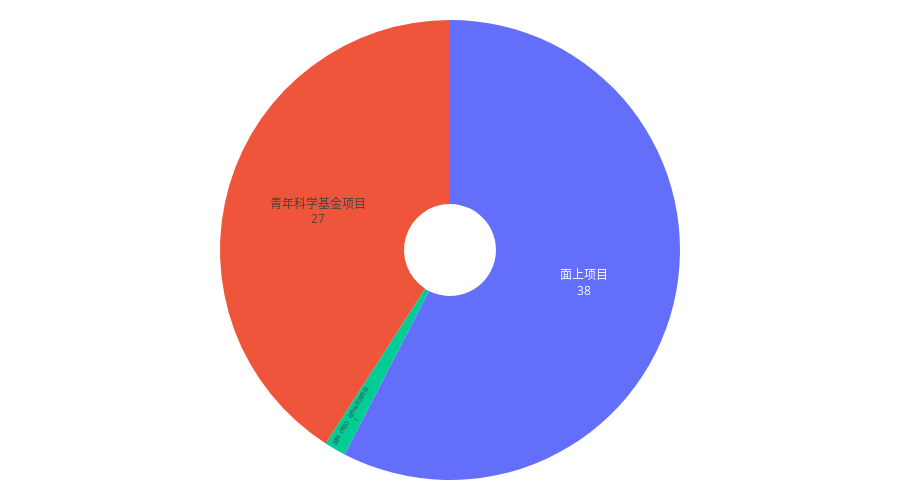

The notebook cell this image was saved under:
### Code cell
import plotly.express as px

fig = px.pie(df1,  names=df1['项目类型'],
             # title='Population of American continent',
            )

fig.update_traces(textposition='inside',textinfo='label+value',showlegend=False,opacity=1,pull=0.00,hole=0.2)
# fig.update_layout(uniformtext_minsize=9, uniformtext_mode='hide')

fig.update_layout(
    margin=dict(l=20, r=20, t=20, b=20),  # 上下左右的边距大小
    paper_bgcolor="white",  # 颜色
)

fig.update_layout(height=500,width=900)

fig.show()

### Figure 1 — Plotly figure (JSON) as saved in the notebook; plotly's stock layout.template omitted (floating-point values rounded to 4 significant figures)
{"data": [{"domain": {"x": [0, 1], "y": [0, 1]}, "hole": 0.2, "hovertemplate": "项目类型=%{label}<extra></extra>", "labels": ["青年科学基金项目", "面上项目", "青年科学基金项目", "青年科学基金项目", "青年科学基金项目", "面上项目", "面上项目", "面上项目", "青年科学基金项目", "青年科学基金项目", "面上项目", "青年科学基金项目", "面上项目", "青年科学基金项目", "面上项目", "青年科学基金项目", "国际（地区）合作与交流项目", "面上项目", "青年科学基金项目", "面上项目", "面上项目", "青年科学基金项目", "面上项目", "青年科学基金项目", "青年科学基金项目", "面上项目", "面上项目", "面上项目", "面上项目", "面上项目", "面上项目", "面上项目", "面上项目", "青年科学基金项目", "面上项目", "青年科学基金项目", "青年科学基金项目", "面上项目", "青年科学基金项目", "面上项目", "面上项目", "面上项目", "面上项目", "面上项目", "青年科学基金项目", "面上项目", "青年科学基金项目", "面上项目", "面上项目", "青年科学基金项目", "面上项目", "面上项目", "面上项目", "面上项目", "青年科学基金项目", "青年科学基金项目", "青年科学基金项目", "面上项目", "青年科学基金项目", "青年科学基金项目", "青年科学基金项目", "面上项目", "面上项目", "面上项目", "青年科学基金项目", "面上项目"], "legendgroup": "", "name": "", "opacity": 1, "pull": 0, "showlegend": false, "textinfo": "label+value", "textposition": "inside", "type": "pie"}], "layout": {"height": 500, "legend": {"tracegroupgap": 0}, "margin": {"b": 20, "l": 20, "r": 20, "t": 20}, "paper_bgcolor": "white", "width": 900}}
